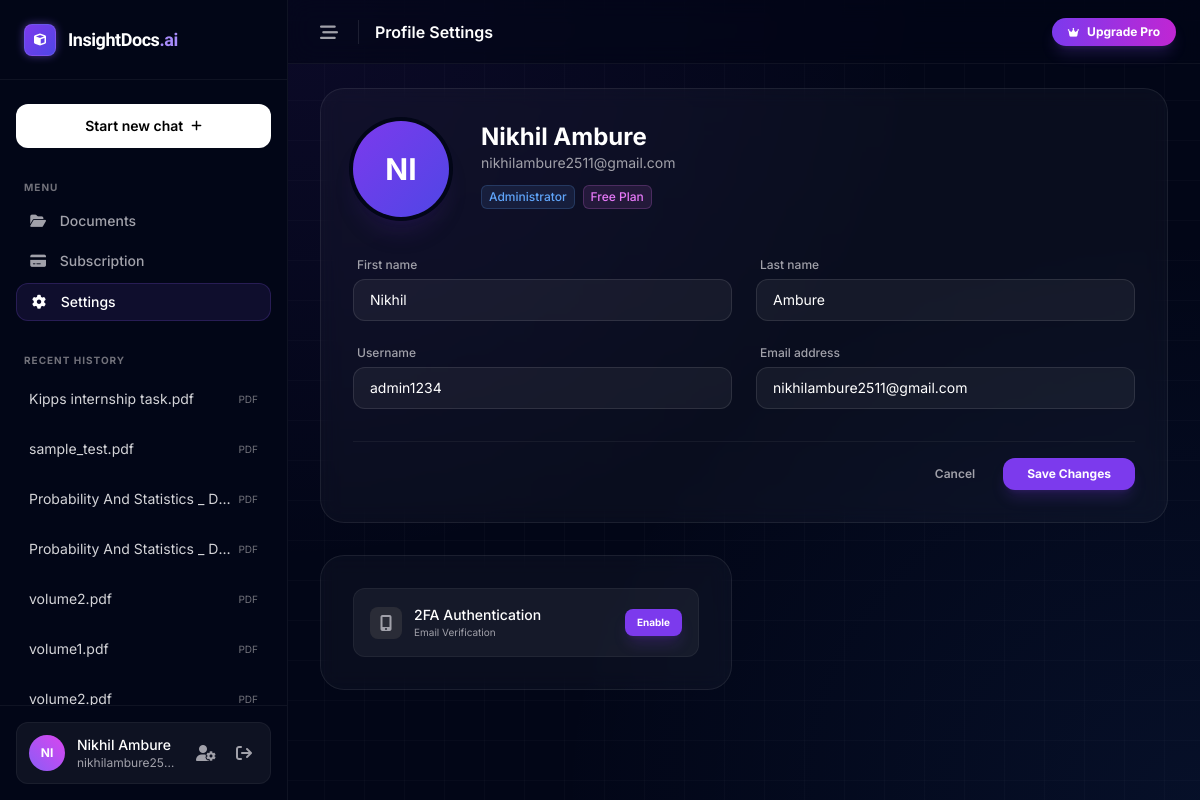
The page /auth/profile/ (signed in) on the database as committed earlier.
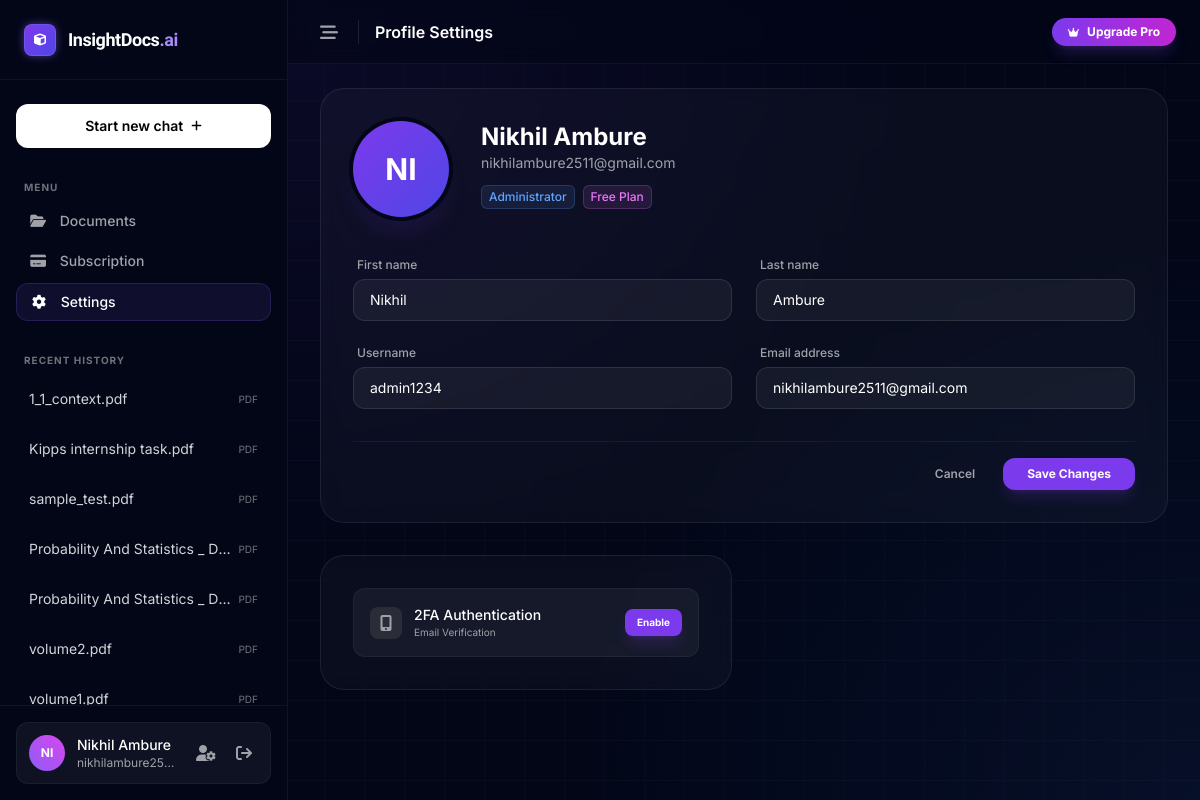
The same page on the database as committed later.
### documents/models.py (models this page shows, shortened)
class Document(models.Model):
    owner = models.ForeignKey(
        settings.AUTH_USER_MODEL,
        on_delete=models.CASCADE,
        related_name="documents",
    )
    title = models.CharField(max_length=255)
    file = models.FileField(upload_to="documents/")
    file_content = models.BinaryField(null=True)
    original_name = models.CharField(max_length=255)
    uploaded_at = models.DateTimeField(auto_now_add=True)
    class Meta:
        ordering = ("-uploaded_at",)
    @property
    def extension(self) -> str:
        _, ext = os.path.splitext(self.file.name)
        return ext.lower().lstrip(".")

### accounts/views.py (the view)
# urls.py: path('profile/', views.profile_view, name='profile'),
@login_required(login_url='login')
def profile_view(request):
    if request.method == 'POST':
        form = ProfileUpdateForm(request.POST, instance=request.user)
        if form.is_valid():
            form.save()
            messages.success(request, "Profile updated successfully.")
            return redirect('profile')
        else:
            messages.error(request, "Please fix the errors below.")
    else:
        form = ProfileUpdateForm(instance=request.user)
    documents = Document.objects.filter(owner=request.user).order_by('-uploaded_at')
    return render(request, 'profile.html', {'form': form, 'recent_documents': documents})

### accounts/forms.py (shortened to what this page needs)
class ProfileUpdateForm(forms.ModelForm):
    class Meta:
        model = User
        fields = ['first_name', 'last_name', 'username', 'email']
        widgets = {
            'first_name': forms.TextInput(attrs={'placeholder': 'First name'}),
            'last_name': forms.TextInput(attrs={'placeholder': 'Last name'}),
            'username': forms.TextInput(attrs={'placeholder': 'Username'}),
            'email': forms.EmailInput(attrs={'placeholder': 'Email'}),
        }

### templates/profile.html (shortened to what the changed rows need)
{% load static %}
<!DOCTYPE html>
<html lang="en" class="dark">
<head>
    <script src="https://cdn.tailwindcss.com"></script>
    <link rel="stylesheet" href="https://cdnjs.cloudflare.com/ajax/libs/font-awesome/6.4.0/css/all.min.css">
</head>
<body class="h-screen w-full overflow-hidden bg-gray-950 text-zinc-100 selection:bg-violet-500/30">
    <div class="flex h-full w-full">
        <aside id="sidebar" class="fixed inset-y-0 left-0 z-50 flex w-72 -translate-x-full flex-col border-r border-white/5 bg-gray-950 whitespace-nowrap lg:relative lg:translate-x-0">
            <div class="flex flex-1 flex-col overflow-y-auto px-4 py-6 scrollbar-thin">
                <div class="space-y-1">
                    {% if recent_documents %}
                        {% for doc in recent_documents %}
                        <a href="{% url 'chat' doc.id %}" class="group block rounded-xl border border-transparent p-3 text-left transition-colors hover:bg-white/5">
                            <div class="flex items-center justify-between">
                                <span class="truncate text-sm text-zinc-300 group-hover:text-white">{{ doc.title }}</span>
                                <span class="text-[10px] text-zinc-500">{{ doc.extension|upper }}</span>
                            </div>
                        </a>
                        {% endfor %}
                    {% else %}
                        <p class="rounded-xl border border-dashed border-white/5 p-3 text-xs text-zinc-500">No recent chats.</p>
                    {% endif %}
                </div>
            </div>
        </aside>
        <main class="relative flex flex-1 flex-col overflow-hidden bg-modern-grid">
            <header class="glass-header z-20 flex h-16 shrink-0 items-center justify-between px-4 sm:px-6">
                <div class="flex items-center gap-3">
                    <div class="flex flex-col border-l border-white/10 pl-4">
                        <h1 class="text-sm font-semibold text-white sm:text-base">Profile Settings</h1>
                    </div>
                </div>
            </header>
            <div class="flex-1 overflow-y-auto px-4 py-6 scrollbar-thin sm:px-8">
                <div class="mx-auto max-w-5xl space-y-8 pb-10">
                    <div class="glass-card rounded-3xl p-6 sm:p-8">
                        <div class="flex flex-col items-center gap-6 md:flex-row md:items-start md:gap-8">
                            <div class="flex-1 text-center md:text-left">
                                <h2 class="text-2xl font-bold text-white">{{ user.get_full_name|default:user.username }}</h2>
                            </div>
                        </div>
                    </div>
                </div>
            </div>
        </main>
    </div>
</body>
</html>

Rows that differ between the two databases and show on the page:
no longer on this page (row unchanged): Document: title "volume2.pdf", extension "PDF"
added Document: title "1_1_context.pdf", extension "PDF"
